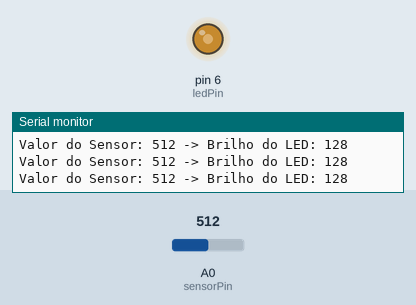
Recording of a sketch running on a simulated Arduino Uno, built with avr-gcc and run on an emulated ATmega328P. Parts: output pins drawn as LEDs (lit = HIGH), the last lines printed to the serial monitor. The test bench sets the inputs (shaded band); at power-on: A0 (sensorPin) = 512.

Above: at 1.2 s.
1.3 s: A0 (sensorPin) set to 306
At 2.3 s:
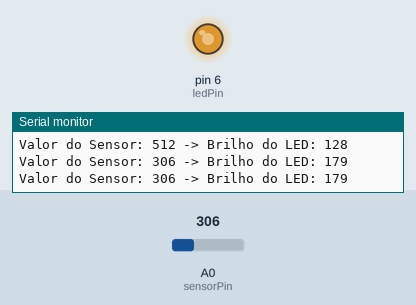
3.0 s: A0 (sensorPin) set to 122
At 3.6 s:
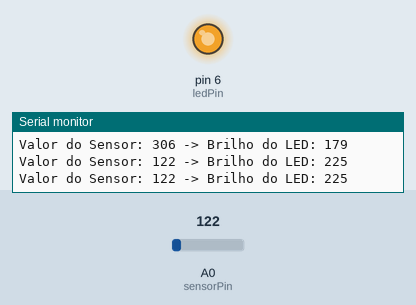
4.5 s: A0 (sensorPin) set to 900
At 4.8 s:
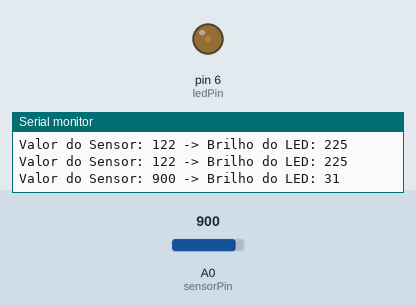
6.0 s: A0 (sensorPin) set to 1023
At 7.2 s:
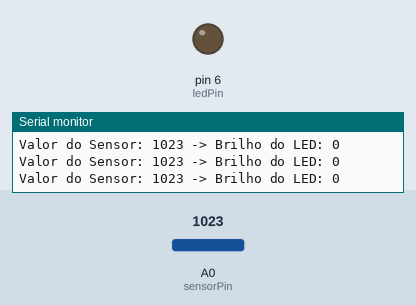
7.5 s: A0 (sensorPin) set to 511
At 8.5 s:
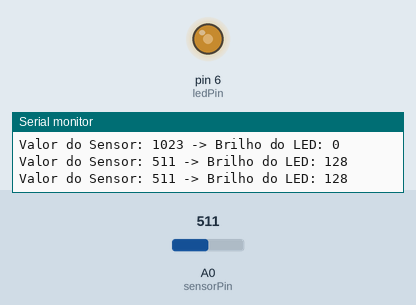
Timing chart, 0 to 10.0 s (numbered marks = the images above; inputs shaded):
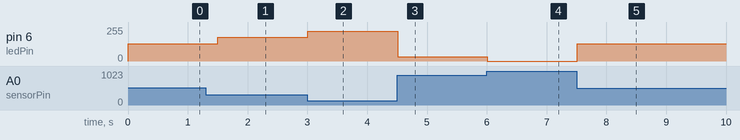

Measured:
- after the input at 1.3 s, pin 6 (ledPin): 128/255 → 179/255 after 0.20 s
- after the input at 3.0 s, pin 6 (ledPin): 179/255 → 225/255 at once
- after the input at 4.5 s, pin 6 (ledPin): 225/255 → 31/255 at once
- after the input at 6.0 s, pin 6 (ledPin): 31/255 → 0/255 at once
- after the input at 7.5 s, pin 6 (ledPin): 0/255 → 128/255 at once

The sketch:

codigo_irrigacao.ino
```cpp
#define ledPin 6
#define sensorPin A0

void setup() {
  Serial.begin(9600);
  pinMode(ledPin, OUTPUT);
  digitalWrite(ledPin, LOW);
}

void loop() {
  int outputValue = readSensor();


  Serial.print("Valor do Sensor: ");
  Serial.print(analogRead(sensorPin));
  Serial.print(" -> Brilho do LED: ");
  Serial.println(outputValue);

  delay(500);
}


int readSensor() {
  int sensorValue = analogRead(sensorPin);


  int outputValue = map(sensorValue, 0, 1023, 255, 0);

  analogWrite(ledPin, outputValue);

  return outputValue;
}
```
